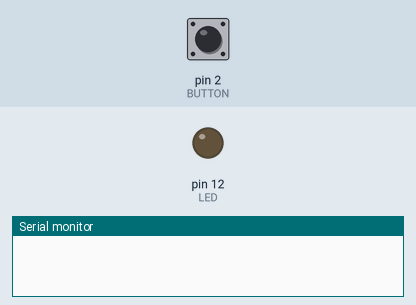
The sketch below on a simulated Arduino Uno, built with avr-gcc and run on an emulated ATmega328P. On the bench: output pins drawn as LEDs (lit = HIGH), the last lines printed to the serial monitor. The test bench sets the inputs (shaded band); at power-on: pin 2 (BUTTON) LOW.

Above: at 1.2 s.
1.3 s: pin 2 (BUTTON) pulled HIGH for 0.15 s
At 1.37 s:
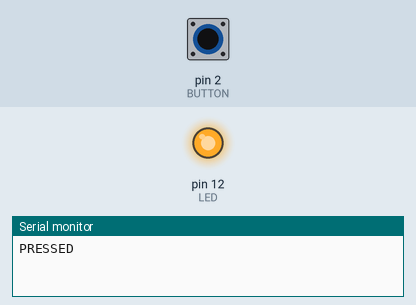
2.9 s: pin 2 (BUTTON) pulled HIGH for 3.2 s
At 6.4 s:
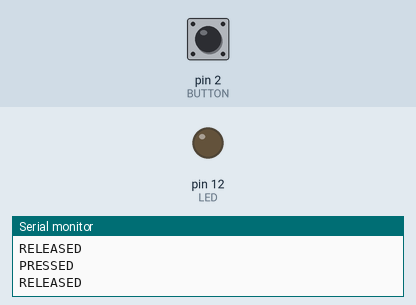
Timing chart, 0 to 7.9 s (numbered marks = the images above; inputs shaded):
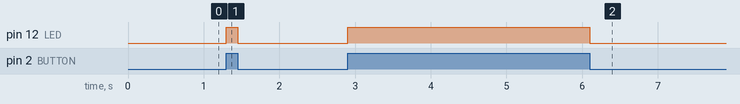

Measured:
- after the input at 1.3 s, pin 12 (LED): LOW → HIGH at once, → LOW 0.15 s later
- after the input at 2.9 s, pin 12 (LED): LOW → HIGH at once, → LOW 3.2 s later

The sketch:

buttonLed.ino
```cpp
#define LED 12
#define BUTTON 2

bool ledAlreadyOn;

void setup() {
  // put your setup code here, to run once:
  pinMode(LED, OUTPUT);
  pinMode(BUTTON, INPUT);
  ledAlreadyOn = false;
  Serial.begin(9600);
}

void loop() {
  // put your main code here, to run repeatedly:

  /*if(digitalRead(BUTTON) == HIGH){
    digitalWrite(LED, HIGH);
  }
  digitalWrite(LED, LOW);
  */
  //digitalWrite(LED, digitalRead(BUTTON));
  int buttonState = digitalRead(BUTTON);
  if(buttonState == HIGH && !ledAlreadyOn){
    Serial.println("PRESSED");
    digitalWrite(LED, HIGH);
    ledAlreadyOn = true;
  } else if(buttonState == LOW && ledAlreadyOn){
    Serial.println("RELEASED");
    digitalWrite(LED, LOW);
    ledAlreadyOn = false;
  }
}
```
